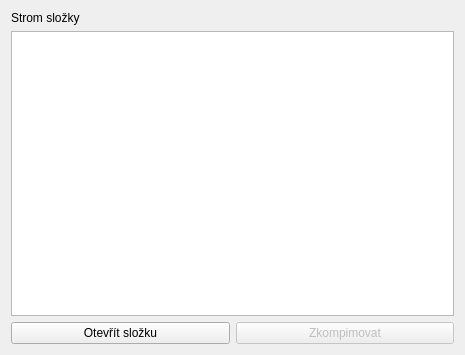
<?xml version="1.0" encoding="UTF-8"?>
<ui version="4.0">
 <class>MainWindow</class>
 <widget class="QMainWindow" name="MainWindow">
  <property name="geometry">
   <rect>
    <x>0</x>
    <y>0</y>
    <width>465</width>
    <height>355</height>
   </rect>
  </property>
  <property name="minimumSize">
   <size>
    <width>465</width>
    <height>350</height>
   </size>
  </property>
  <property name="sizeIncrement">
   <size>
    <width>1</width>
    <height>1</height>
   </size>
  </property>
  <property name="windowTitle">
   <string>Php parser</string>
  </property>
  <widget class="QWidget" name="centralWidget">
   <property name="sizeIncrement">
    <size>
     <width>1</width>
     <height>1</height>
    </size>
   </property>
   <layout class="QHBoxLayout" name="horizontalLayout_4">
    <item>
     <layout class="QVBoxLayout" name="verticalLayout">
      <item>
       <widget class="QLabel" name="label">
        <property name="text">
         <string>Strom složky</string>
        </property>
       </widget>
      </item>
      <item>
       <widget class="QTreeView" name="dirTree">
        <property name="sizeIncrement">
         <size>
          <width>1</width>
          <height>1</height>
         </size>
        </property>
        <property name="acceptDrops">
         <bool>true</bool>
        </property>
       </widget>
      </item>
      <item>
       <layout class="QHBoxLayout" name="horizontalLayout_3">
        <item>
         <widget class="QPushButton" name="otevritSlozku">
          <property name="sizeIncrement">
           <size>
            <width>1</width>
            <height>1</height>
           </size>
          </property>
          <property name="text">
           <string>Otevřít složku</string>
          </property>
         </widget>
        </item>
        <item>
         <widget class="QPushButton" name="startParse">
          <property name="enabled">
           <bool>false</bool>
          </property>
          <property name="sizeIncrement">
           <size>
            <width>1</width>
            <height>1</height>
           </size>
          </property>
          <property name="text">
           <string>Zkompimovat</string>
          </property>
         </widget>
        </item>
       </layout>
      </item>
     </layout>
    </item>
   </layout>
  </widget>
 </widget>
 <layoutdefault spacing="6" margin="11"/>
 <resources/>
 <connections/>
</ui>
